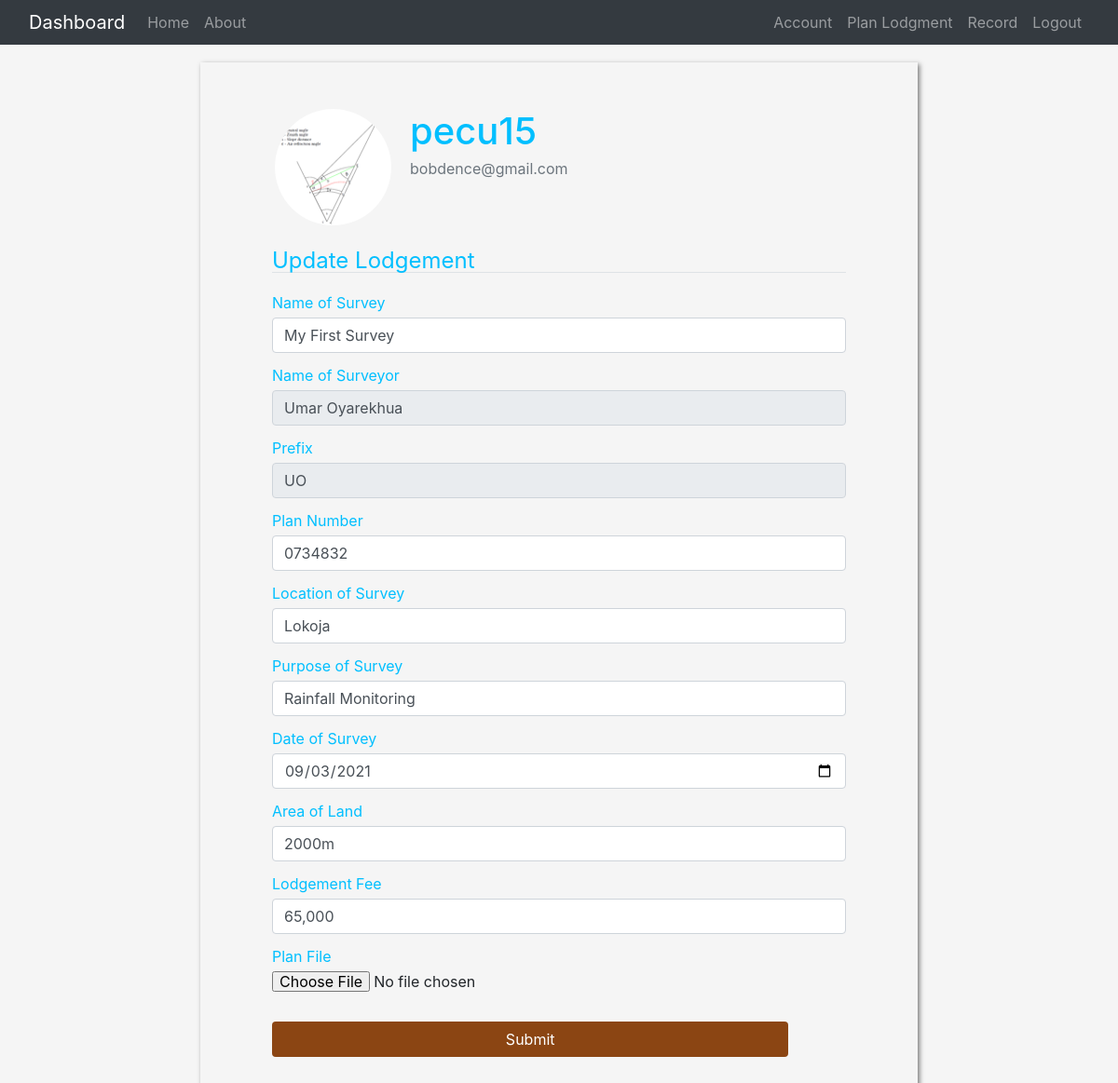
Screenshot of /record/4/modify (signed in) with the database file from the repository.
### app/models.py (models this page shows, shortened)
class User(db.Model, UserMixin):
    id = db.Column(db.Integer, primary_key=True)
    username = db.Column(db.String(20), nullable=False, unique=True)
    email = db.Column(db.String(120), nullable=False, unique=True)
    first_name = db.Column(db.String(), nullable=False)
    last_name = db.Column(db.String(), nullable=False)
    full_name = db.Column(db.String(), nullable=False)
    password = db.Column(db.String(), nullable=False)
    prefix = db.Column(db.String(2), nullable=False)
    phone_no = db.Column(db.String(15), unique=True, nullable= False)
    location = db.Column(db.String())
    image_file = db.Column(db.String(20), nullable=False, default='default.png')
    plans = db.relationship('Lodgement', backref='surveyor', lazy=True)

class Lodgement(db.Model):
    id = db.Column(db.Integer, primary_key=True)
    name_of_survey = db.Column(db.String(), nullable=False)
    prefix = db.Column(db.String(2), nullable=False)
    plan_no = db.Column(db.String(), nullable=False)
    location = db.Column(db.String(), nullable=False)
    purpose_of_survey = db.Column(db.String(), nullable=False)
    date_of_survey = db.Column(db.DateTime(), default=datetime.utcnow)
    area_of_land = db.Column(db.Integer, nullable=False)
    lodegement_fee = db.Column(db.String, nullable=False)
    plan_file = db.Column(db.String(20), nullable=False, default='default.png')
    user_id = db.Column(db.Integer, db.ForeignKey('user.id'), nullable=False)

### app/routes.py (the view)
@app.route("/record/<int:plan_id>/modify", methods=['GET', 'POST'])
@login_required
def modify(plan_id):
    plan = Lodgement.query.get_or_404(plan_id)
    if plan.surveyor != current_user:
        abort(404)
    form = ModificationForm()
    if request.method == 'POST':
        if form.validate_on_submit():
            plan_image = form.plan_file.data
            if plan_image:
                plan_image2 = save_plan_image(form.plan_file.data)
            else:
                plan_image2 = plan.plan_file
            plan.name_of_survey = form.name_of_survey.data
            plan.plan_no = form.plan_no.data
            plan.location = form.location.data
            plan.purpose_of_survey = form.purpose_of_survey.data
            plan.date_of_survey = form.date_of_survey.data
            plan.area_of_land = form.area_of_land.data
            plan.lodegement_fee = form.lodegement_fee.data
            plan.plan_file = plan_image2
            db.session.commit()
            flash('Your Lodgement have been updated successfully', 'success')
            return redirect(url_for('record_view', plan_id=plan.id))
    elif request.method == 'GET':
        form.name_of_survey.data = plan.name_of_survey
        form.full_name.data = plan.surveyor.full_name
        form.prefix.data = plan.surveyor.prefix
        form.plan_no.data = plan.plan_no
        form.location.data = plan.location
        form.purpose_of_survey.data = plan.purpose_of_survey
        form.date_of_survey.data = plan.date_of_survey
        form.area_of_land.data = plan.area_of_land
        form.lodegement_fee.data = plan.lodegement_fee
        form.plan_file.data = plan.plan_file
    return render_template('plan_lodgement.html', title='Modify', form=form, legend='Update Lodgement')

### app/forms.py (shortened to what this page needs)
class ModificationForm(FlaskForm):
    name_of_survey = StringField('Name of Survey', validators=[DataRequired()])
    full_name = StringField('Name of Surveyor')
    prefix = StringField('Prefix')
    plan_no = StringField('Plan Number', validators=[DataRequired()])
    location = StringField('Location of Survey', validators=[DataRequired()])
    purpose_of_survey = StringField('Purpose of Survey', validators=[DataRequired()])
    date_of_survey = DateField('Date of Survey', validators=[DataRequired()])
    area_of_land = StringField('Area of Land', validators=[DataRequired()])
    lodegement_fee = StringField('Lodgement Fee', validators=[DataRequired()])
    plan_file = FileField('Plan File', validators=[FileAllowed(['jpg', 'png', 'jpeg'])])
    submit = SubmitField('Submit')

### app/models.py (called while the page is built)
@login_manager.user_loader
def load_user(user_id):
    return User.query.get(int(user_id))

### app/templates/plan_lodgement.html (shortened to what this page needs)
{% extends "layout.html" %}
{% block CSS %}
<link rel="stylesheet" type='text/css' href="{{ url_for('static', filename='css/lodgement.css') }}">
{% endblock %}
{% block content %}
<div class="container-fluid">
  <div class="row">
    <div class="col-sm-12 col-md-2"></div>
    <div class="col-sm-12 col-md-8">
      <div class="box">
        <div class="content-section">
          <img class="rounded-circle account-img"
            src="{{ url_for('static', filename='profile_pics/' + current_user.image_file) }}">
          <div class="media-body">
            <h2 class="account-heading"> {{ current_user.username }} </h2>
            <p class="text-secondary"> {{ current_user.email }}</p>
          </div>
        </div>
        <form class="plan-form" action="" method="POST" enctype="multipart/form-data">
          <fieldset class="form-group">
            <legend class="border-bottom mb-4">{{ legend }}</legend>
            <div class="form-group">
              {{ form.name_of_survey.label(class="form-control-label") }}
              {% if form.name_of_survey.errors %}
              {{ form.name_of_survey(class="form-control is-invalid") }}
              <div class="invalid-feedback">
                {% for error in form.name_of_survey.errors %}
                <span> {{ error }}</span>
                {% endfor %}
              </div>
              {% else %}
              {{ form.name_of_survey(class="form-control") }}
              {% endif %}
            </div>
            <div class="form-group">
              {{ form.full_name.label(class="form-control-label") }}
              {{ form.full_name(class="form-control", disabled=True) }}
            </div>
            <div class="form-group">
              {{ form.prefix.label(class="form-control-label") }}
              {{ form.prefix(class="form-control", disabled=True) }}
            </div>
            <div class="form-group">
              {{ form.plan_no.label(class="form-control-label") }}
              {% if form.plan_no.errors %}
              {{ form.plan_no(class="form-control is-invalid") }}
              <div class="invalid-feedback">
                {% for error in form.plan_no.errors %}
                <span> {{ error }}</span>
                {% endfor %}
              </div>
              {% else %}
              {{ form.plan_no(class="form-control") }}
              {% endif %}
            </div>
            <div class="form-group">
              {{ form.location.label(class="form-control-label") }}
              {{ form.location(class="form-control") }}
            </div>
            <div class="form-group">
              {{ form.purpose_of_survey.label(class="form-control-label") }}
              {{ form.purpose_of_survey(class="form-control") }}
            </div>
            <div class="form-group">
              {{ form.date_of_survey.label(class="form-control-label") }}
              {% if form.date_of_survey.errors %}
              {{ form.date_of_survey(class="form-control is-invalid", type="date") }}
              <div class="invalid-feedback">
                {% for error in form.date_of_survey.errors %}
                <span> {{ error }}</span>
                {% endfor %}
              </div>
              {% else %}
              {{ form.date_of_survey(class="form-control", type="date") }}
              {% endif %}
            </div>
            <div class="form-group">
              {{ form.area_of_land.label(class="form-control-label") }}
              {{ form.area_of_land(class="form-control") }}
            </div>
            <div class="form-group">
              {{ form.lodegement_fee.label(class="form-control-label") }}
              {{ form.lodegement_fee(class="form-control") }}
            </div>
            <div class="form-group">
              {{ form.plan_file.label() }}
              {{ form.plan_file(class="form-control-file") }}
            </div>
          </fieldset>
          <div class="form-group">
            {{ form.submit(class="btn outline-btn plan-btn") }}
          </div>
        </form>
      </div>
    </div>
    <div class="col-sm-12 col-md-2"></div>
  </div>
</div>
{% endblock content %}

### app/static/css/lodgement.css (style rules this page uses)
body { line-height: 1; margin: 0; background-color: whitesmoke; }
h1, h2, h3, h4, h5, h6, label, legend { color: deepskyblue; }
form.plan-form { max-width: 80%; margin: auto; }
input.plan-btn { color: #ffffff; background-color: saddlebrown; width: 90%; margin-bottom: 10px; }
.box { margin-top: 1.2rem; padding: 40px 0px 20px; box-shadow: 2px 2px 5px rgba(0, 0, 0, .5); }
.content-section { display: flex; padding: 10px 5rem; }
.account-img { height: 125px; width: 125px; margin-right: 20px; margin-bottom: 16px; }
.account-heading { font-size: 2.5rem; }

### rows the page displays
User: image_file (picture), username "pecu15", email "bobdence@gmail.com", full_name "Umar Oyarekhua", prefix "UO"
Lodgement: name_of_survey "My First Survey", plan_no "0734832", location "Lokoja", purpose_of_survey "Rainfall Monitoring", date_of_survey "09/03/2021", area_of_land "2000m", lodegement_fee "65,000"

### other values shown
{{ legend }} "Update Lodgement"
